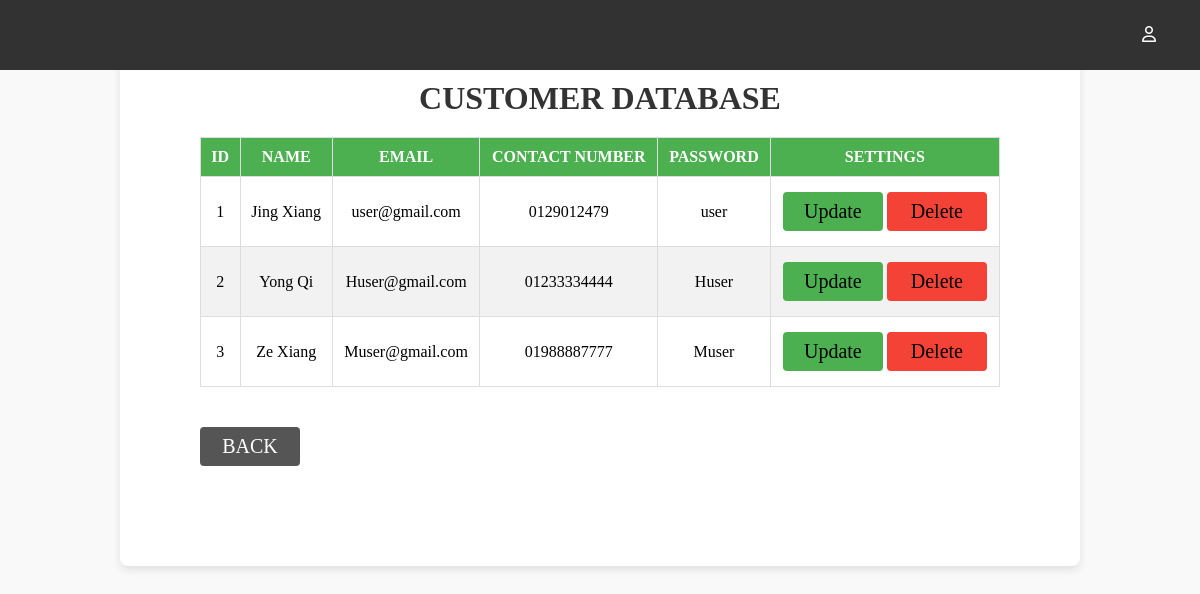
/adminviewuserlist.php (signed in), run on the app's committed database.
### tables this page shows
CREATE TABLE `customer` (
  `customer_id` int(11) NOT NULL AUTO_INCREMENT,
  `customer_name` varchar(100) NOT NULL,
  `customer_email` varchar(100) NOT NULL,
  `customer_contactnum` varchar(100) NOT NULL,
  `customer_password` varchar(100) NOT NULL,
  `customer_secret` varchar(100) NOT NULL,
  PRIMARY KEY (`customer_id`)
);

### adminviewuserlist.php (the view, shortened to what this page needs)
<?php
    include 'config.php';
    include 'adminnavbar.php';
?>
<!DOCTYPE html>
<html lang="en">
<head>
</head>
<body>
    <div class="container">
        <h1>Customer Database</h1>
        <div style="overflow-x:auto;">
            <table>
                <thead>
                    <tr>
                        <th>ID</th>
                        <th>Name</th>
                        <th>Email</th>
                        <th>Contact Number</th>
                        <th>Password</th>
                        <th>Settings</th>
                    </tr>
                </thead>
                <tbody>
                    <?php
                        $sql = "SELECT * FROM customer";
                        $result = mysqli_query($conn, $sql);
                        if($result){
                            while($row = mysqli_fetch_assoc($result)){
                                $id = $row['customer_id'];
                                $name = $row['customer_name'];
                                $email = $row['customer_email'];
                                $number = $row['customer_contactnum'];
                                $password = $row['customer_password'];
                                echo "<tr>
                                        <td>$id</td>
                                        <td>$name</td>
                                        <td>$email</td>
                                        <td>$number</td>
                                        <td>$password</td>
                                        <td>
                                            <button class='button submit'><a href='adminupdateuserlist.php?updateid=$id'>Update</a></button>
                                            <button class='button delete'><a href='admindeleteuserlist.php?deleteid=$id'>Delete</a></button>
                                        </td>
                                      </tr>";
                            }
                        }
                    ?>
                </tbody>
            </table>
        </div>
        <button class="button back-btn"><a href="adminlanding.php">BACK</a></button>
    </div>
</body>
</html>

### navbar.css (style rules this page uses)
* { margin: 0%; padding: 0%; background-size: cover; background-repeat: no-repeat; background-attachment: fixed; background-position: center; box-sizing: border-box; font-family: FS Meridian Regular; }
h1 { font-family: FS Meridian Thin; text-transform: uppercase; }
button { background-color: transparent; font-size: 1.25rem; min-width: 6.25rem; min-height: 1.875rem; border: 0.125rem solid black; text-decoration: none; }
button a { color: black; text-decoration: none; }

### adminviewuserlist.php (style rules this page uses)
body { font-family: Arial, sans-serif; background-color: #f9f9f9; margin: 0; padding: 0; }
.container { width: 80%; margin: 0px auto; padding: 80px; background-color: #fff; box-shadow: 0 4px 8px rgba(0, 0, 0, 0.1); border-radius: 8px; }
h1 { text-align: center; color: #333; margin-bottom: 20px; }
table { width: 100%; border-collapse: collapse; margin-bottom: 20px; }
th, td { border: 1px solid #ddd; text-align: center; padding: 10px; }
th { background-color: #4CAF50; color: white; text-transform: uppercase; }
tr:nth-child(even) { background-color: #f2f2f2; }
a { text-decoration: none; color: white; }
.button { padding: 8px 16px; margin: 5px 0; border: none; border-radius: 4px; cursor: pointer; transition: background-color 0.3s; display: inline-block; }
.submit { background-color: #4CAF50; }
.delete { background-color: #f44336; }
.back-btn { background-color: #555; color: white; display: block; margin: 20px 0; text-align: center; }
.back-btn a { color: white; text-decoration: none; }

### data on the page
customer: customer_id "1", customer_name "Jing Xiang", customer_email "user@gmail.com", customer_contactnum "0129012479", customer_password "user"
customer: customer_id "2", customer_name "Yong Qi", customer_email "Huser@gmail.com", customer_contactnum "01233334444", customer_password "Huser"
customer: customer_id "3", customer_name "Ze Xiang", customer_email "Muser@gmail.com", customer_contactnum "01988887777", customer_password "Muser"
